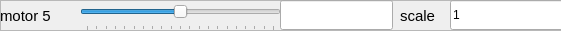
  <widget class="QFrame" name="frame_6">
   <property name="geometry">
    <rect>
     <x>10</x>
     <y>180</y>
     <width>561</width>
     <height>31</height>
    </rect>
   </property>
   <property name="frameShape">
    <enum>QFrame::StyledPanel</enum>
   </property>
   <property name="frameShadow">
    <enum>QFrame::Raised</enum>
   </property>
   <widget class="QLabel" name="name_6">
    <property name="geometry">
     <rect>
      <x>0</x>
      <y>0</y>
      <width>68</width>
      <height>31</height>
     </rect>
    </property>
    <property name="font">
     <font>
      <pointsize>11</pointsize>
      <weight>50</weight>
      <italic>false</italic>
      <bold>false</bold>
     </font>
    </property>
    <property name="text">
     <string>motor 5</string>
    </property>
   </widget>
   <widget class="QSlider" name="motor_setPoint_slider_5">
    <property name="geometry">
     <rect>
      <x>80</x>
      <y>0</y>
      <width>201</width>
      <height>31</height>
     </rect>
    </property>
    <property name="toolTip">
     <string extracomment="slider to move change set point for this motor"/>
    </property>
    <property name="minimum">
     <number>-100</number>
    </property>
    <property name="maximum">
     <number>100</number>
    </property>
    <property name="value">
     <number>0</number>
    </property>
    <property name="orientation">
     <enum>Qt::Horizontal</enum>
    </property>
    <property name="tickPosition">
     <enum>QSlider::TicksBelow</enum>
    </property>
    <property name="tickInterval">
     <number>10</number>
    </property>
   </widget>
   <widget class="QLineEdit" name="motor_setPoint_5">
    <property name="geometry">
     <rect>
      <x>280</x>
      <y>0</y>
      <width>113</width>
      <height>30</height>
     </rect>
    </property>
    <property name="text">
     <string extracomment="manually change set point here"/>
    </property>
    <property name="readOnly">
     <bool>true</bool>
    </property>
   </widget>
   <widget class="QLabel" name="scale_6">
    <property name="geometry">
     <rect>
      <x>400</x>
      <y>0</y>
      <width>41</width>
      <height>31</height>
     </rect>
    </property>
    <property name="font">
     <font>
      <pointsize>11</pointsize>
      <weight>50</weight>
      <italic>false</italic>
      <bold>false</bold>
     </font>
    </property>
    <property name="text">
     <string>scale</string>
    </property>
   </widget>
   <widget class="QLineEdit" name="motor_scale_5">
    <property name="geometry">
     <rect>
      <x>450</x>
      <y>0</y>
      <width>113</width>
      <height>30</height>
     </rect>
    </property>
    <property name="text">
     <string extracomment="use this to scale the slider (-100,100)">1</string>
    </property>
    <property name="readOnly">
     <bool>false</bool>
    </property>
   </widget>
  </widget>
